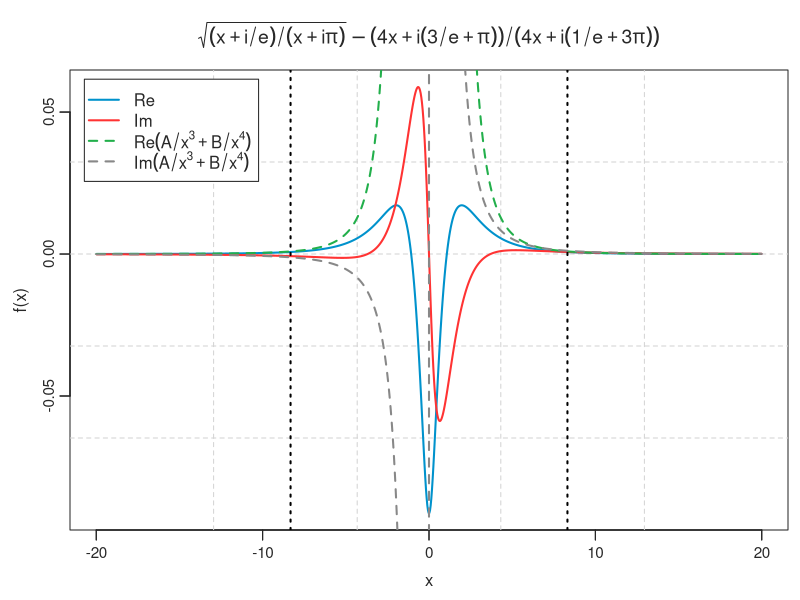

This figure's R source:
a <- exp(-1)
b <- pi
exact <- function(x){
    sqrt(x+1i*a)/sqrt(x+1i*b)
}
appr <- function(x){
    (4*x+1i*(3*a+b))/(4*x+1i*(3*b+a))
}
dif <- function(x){
    -1/32*(a-b)^3/x^3*(1i+(a+2*b)/x)
}

xmin <- -20
xmax <- 20
Nx <- 1000
x <- xmin + (xmax-xmin)*(1:Nx-1/2)/Nx

ex <- exact(x)
ax <- appr(x)
dx <- dif(x)


#===================
# Plot parameters general
#===================
width = 8
height = 6
col_main <- "#282828"
lwd_main <- 1
axis_label_size <- 1
legend_font_size <- 1
tick_font_size <- 11/12
title_font_size <- 14/12
line_width <- 2
psz <- 1

#===================
# Plot 1
#===================
x <- x
y1 <- Re(ex-ax)
y2 <- Im(ex-ax)
y3 <- Re(dx)
y4 <- Im(dx)
filename <- paste("sqrt-approx", sep="")
x_name <- "x"
y_name <- "f(x)"
number_of_lines <- 4
mains <- expression(sqrt((x+i/e)/(x+i*pi))-(4*x+i*(3/e+pi))/(4*x+i*(1/e+3*pi)))
nms <- c("Re","Im", expression(Re(A/x^3+B/x^4)), expression(Im(A/x^3+B/x^4)))
cols <- c("#0092cc", "#ff3333", "#22af4b", "#888888")
ltys <- c(1, 1, 2, 2)
pchs <- c(NA, NA, NA, NA)
x_min <- min(x)
x_max <- max(x)
y_min <- min(y1,y2)
y_max <- max(y1,y2)

#cairo_pdf(paste(filename, ".pdf", sep = ""), width = width, height = height)
png(paste(filename, ".png", sep = ""), width = width, height = height, units = "in", res = 300)
# par(mar = c(bottom, left, top, right))
par(mar = c(3.5, 3.5, 3.5, 0.6), mgp = c(2, 0.6, 0), lwd = lwd_main,
    bg = "#ffffff", col = col_main, col.lab = col_main, 
    col.axis = col_main, col.main = col_main
)

plot(0, 0, pch = NA, # log = "y",
    ylim = c(y_min, y_max), xlim = c(x_min, x_max),
    xlab = x_name, 
    ylab = y_name, 
    main = mains,
    cex.axis = tick_font_size,
    cex.main = title_font_size,
    cex.lab = axis_label_size
)

axis(1, col.ticks = col_main, lwd = lwd_main, lwd.ticks = lwd_main, col = col_main, labels = FALSE)
axis(2, col.ticks = col_main, lwd = lwd_main, lwd.ticks = lwd_main, col = col_main, labels = FALSE)

grid(nx = 5, ny = 5, col = "lightgray", lty = 2, lwd = 0.5*line_width, equilogs = FALSE)

lines(x, y1, lwd = line_width, col = cols[1], lty = ltys[1])
lines(x, y2, lwd = line_width, col = cols[2], lty = ltys[2])
lines(x, y3, lwd = line_width, col = cols[3], lty = ltys[3])
lines(x, y4, lwd = line_width, col = cols[4], lty = ltys[4])

abline(v = 3*abs(a-b), lwd = line_width, col = "black", lty = 3)
abline(v = -3*abs(a-b), lwd = line_width, col = "black", lty = 3)

legend("topleft", inset = 0.02, 
    legend = nms, 
    lwd = rep(line_width, number_of_lines), 
    lty = ltys,
    pch = pchs, 
    col = cols, 
    cex = legend_font_size,
    box.col = col_main
)

dev.off()
